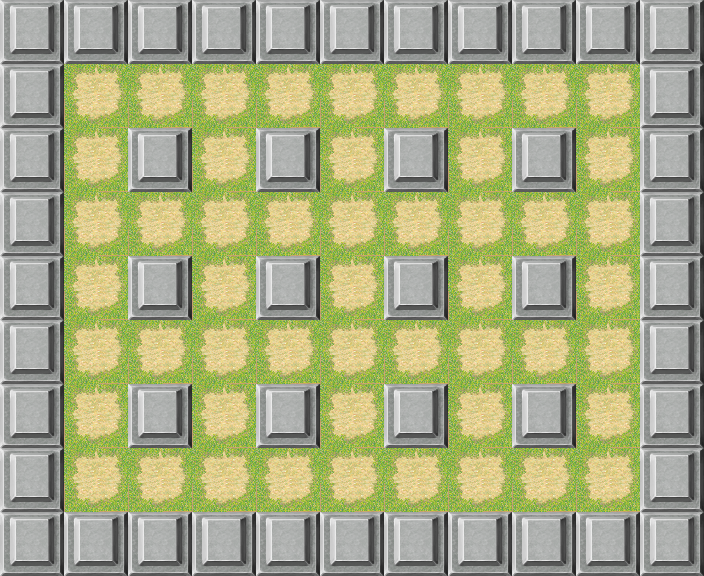

Rendered tile map (Tiled .tmx) drawn with the repository's tilesets; below, a short description and the map source with its tile grids summarised:
An orthogonal 11x9 tile map with 64x64 px tiles, 2 tile layers (Logic, Calque de Tile 1), 3 tilesets.

<map version="1.0" orientation="orthogonal" renderorder="right-down" width="11" height="9" tilewidth="64" tileheight="64" nextobjectid="1">
 <tileset firstgid="1" name="tilea3" tilewidth="64" tileheight="64">
  <image source="tilea3.png" width="512" height="256" />
 </tileset>
 <tileset firstgid="33" name="tilea45" tilewidth="64" tileheight="64">
  <image source="tilea45.png" width="512" height="384" />
 </tileset>
 <tileset firstgid="81" name="chibihikaru-tilea2" tilewidth="64" tileheight="64">
  <image source="chibihikaru-tilea2.png" width="512" height="384" />
 </tileset>
 <layer name="Logic" width="11" height="9">
  <data>[99 cells, 48 non-empty, 1 distinct tile ids]</data>
 </layer>
 <layer name="Calque de Tile 1" width="11" height="9">
  <data>[99 cells, 99 non-empty, 3 distinct tile ids]</data>
 </layer>
</map>
